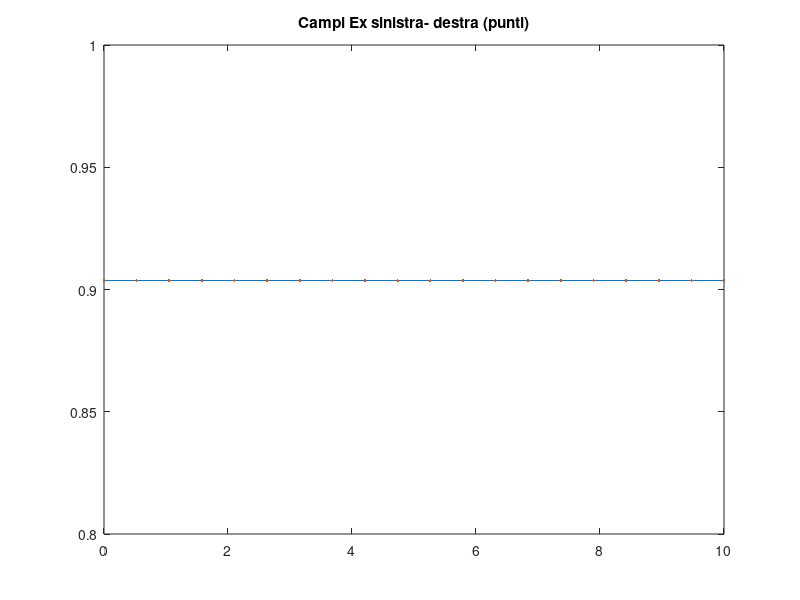

Reproduce this figure in MATLAB. (Note: this script raises an error after producing the figure.)
lambda=pi;
mm=1;
r_in=1;
rr=1;
rint=2;
r1=rint;
k0=2*pi/lambda;
kcav=k0*rr;
dos=.1;
be=1;
Idelta=.5;
KK=0;

       depe=(rint^2-rr^2)/rr^2;
       ck=-j*kcav*dos;
       Beli=ck*be;
       Mod=([Beli; -Beli]);
       
           KOt=ck*(Idelta*depe);
           KOz=0;
           P=[KOt+KOz  KOt-KOz; -(KOt-KOz)  -(KOt+KOz)]; 
           Pe=diag(Mod)+P;
           TeBW=expm(Pe);
		[V1,D1] = eig(Pe);

           Tg1=TeBW;
           
           G1=-Tg1(2,1)/Tg1(2,2);
           dd=diag(D1);
           'verifica'
           nei=abs(imag(dd(1)))/kcav/dos*rr
           ga=(r_in-r1)/(r_in+r1);
           tr=2*sqrt(r_in*r1)/(r_in+r1);
           
           Tver=1/tr*[1 -ga; -ga 1];
           Ti=inv(V1);
           Tnu=Ti/(det(Ti))^(1/4);
           fip=find(imag(dd)<0);
           fir=find(imag(dd)>0);
           fiord=[fip; fir];
           Trasn=Tnu(fiord,fiord);
           
           pu1=1:2;
           
           Vo=V1(fiord,fiord);
           Tdef=Vo*diag(exp(dd(fiord)))*inv(Vo)
           
           
            pu1=1;
            pu2=2;
            G1=-Tg1(pu2,pu1)/Tg1(pu2,pu2);    
            
            Tord=Tg1(fiord,fiord);

            T11=Tord(pu1,pu1);
            T12=Tord(pu1,pu2);
            T21=Tord(pu2,pu1);
            T22=Tord(pu2,pu2);
            
	    s12=inv(T22);
	    s21=T11-s12*T12*T21;
            s22=s12*T12;
            s11=-s12*T21;   

Tnu=Tver; 

%           ga=(r_in-r1)/(r_in+r1);
%           tr=2*sqrt(r_in*r1)/(r_in+r1);
           
%           Tver=1/tr*[1 -ga; -ga 1];
gau=-ga;
s11i=gau*exp(-j*2*dos*nei*k0);

  K=inv(eye(1)-gau*s11i)*tr;
  cdes1=[K; K*s11i]
  
  cdes2=Tver*[1; s11]
  
  %s11n=ga+tr*s11i*K
  
  %  cdes2=Tver*[1; s11n]
  

		cpiuver=zeros(1,1);
		cmenover=zeros(1,1);
		cpiuver(:,1)=[1];
		cmenover(:,1)=s11*cpiuver(:,1);
		ind=1;
	        statoin1=[cpiuver(:,ind);cmenover(:,ind)]/sqrt(r_in);;
	        
	    	statoout1=Tnu*statoin1/sqrt(r1);            
     
		ro=linspace(0,10,20);
		phi=pi/4;
		
		mpi=mm+1;
		mme=mm-1;
		Kt=rr*k0*KK;
	        fnup=cos(mpi*phi);
	    	gnup=-sin(mpi*phi);
	        fnum=cos(mme*phi);
	     	gnum=-sin(mme*phi);
		Exe=besselj(mpi,ro*Kt)*fnup+besselj(mme,ro*Kt)*fnum;
		Eye=-besselj(mpi,ro*Kt)*gnup+besselj(mme,ro*Kt)*gnum;
     		Exm=besselj(mpi,ro*Kt)*fnup-besselj(mme,ro*Kt)*fnum;
     		Eym=-besselj(mpi,ro*Kt)*gnup-besselj(mme,ro*Kt)*gnum;
     		
     		sta=statoin1;
     		SiEi=sta(1)+sta(2);
     		SiM=0;
     		
     		Exs=(SiEi*Exe+SiM*Exm);
     		Eys=(SiEi*Eye+SiM*Eym);
     		

     		sta=statoout1;
     		SiE=sta(1)+sta(2);
     		SiM=0;
     		
     		Exd=(SiE*Exe+SiM*Exm);
     		Eyd=(SiE*Eye+SiM*Eym);     		

     		figure, plot(ro,abs(Exs),ro,abs(Exd),'.'),
     		title(' Campi Ex sinistra- destra (punti) '), pausak
                
%     		figure, plot(ro,abs(Eys),ro,abs(Eyd),'.'),
%     		title(' Campi Ey sinistra- destra (punti) '), pausak
                
